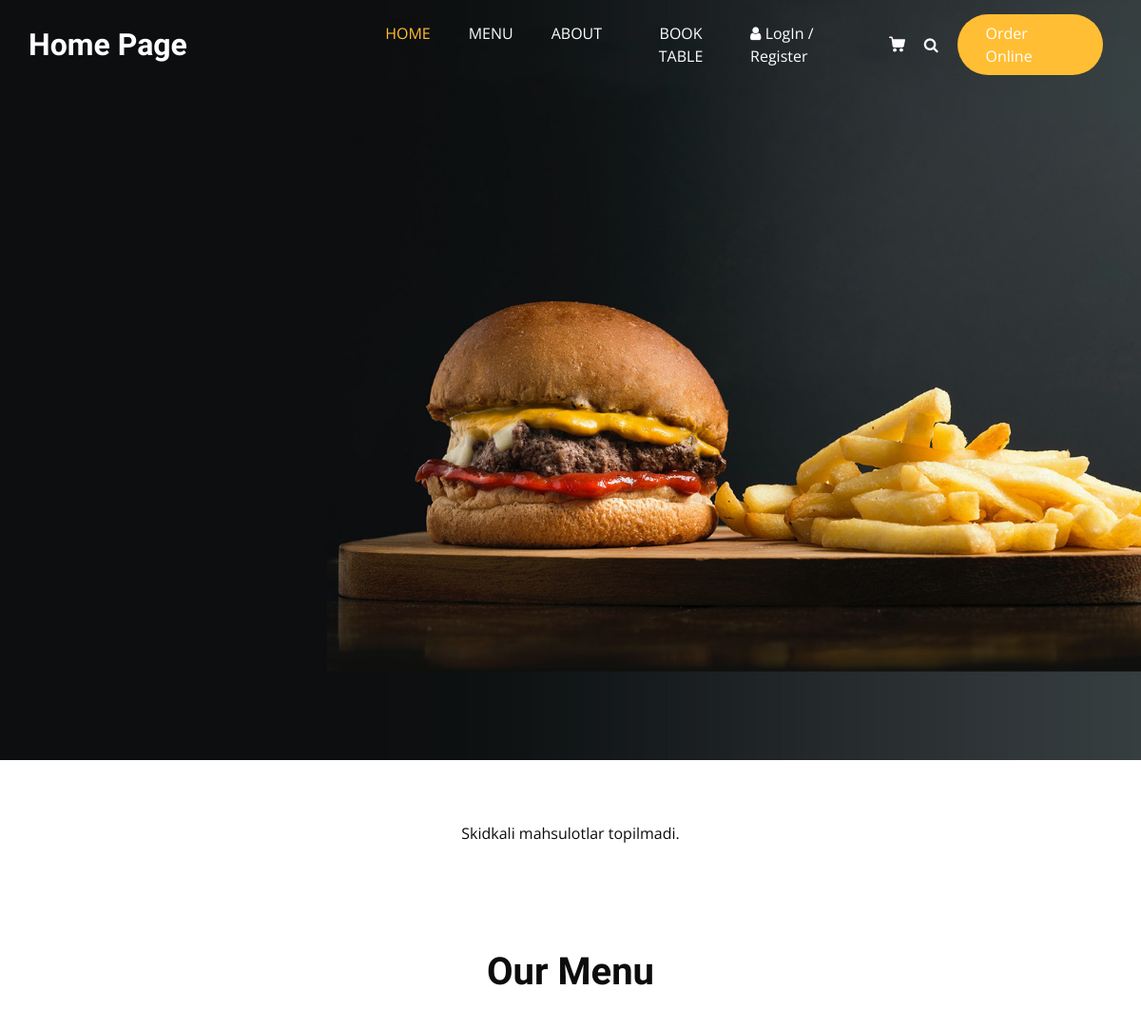
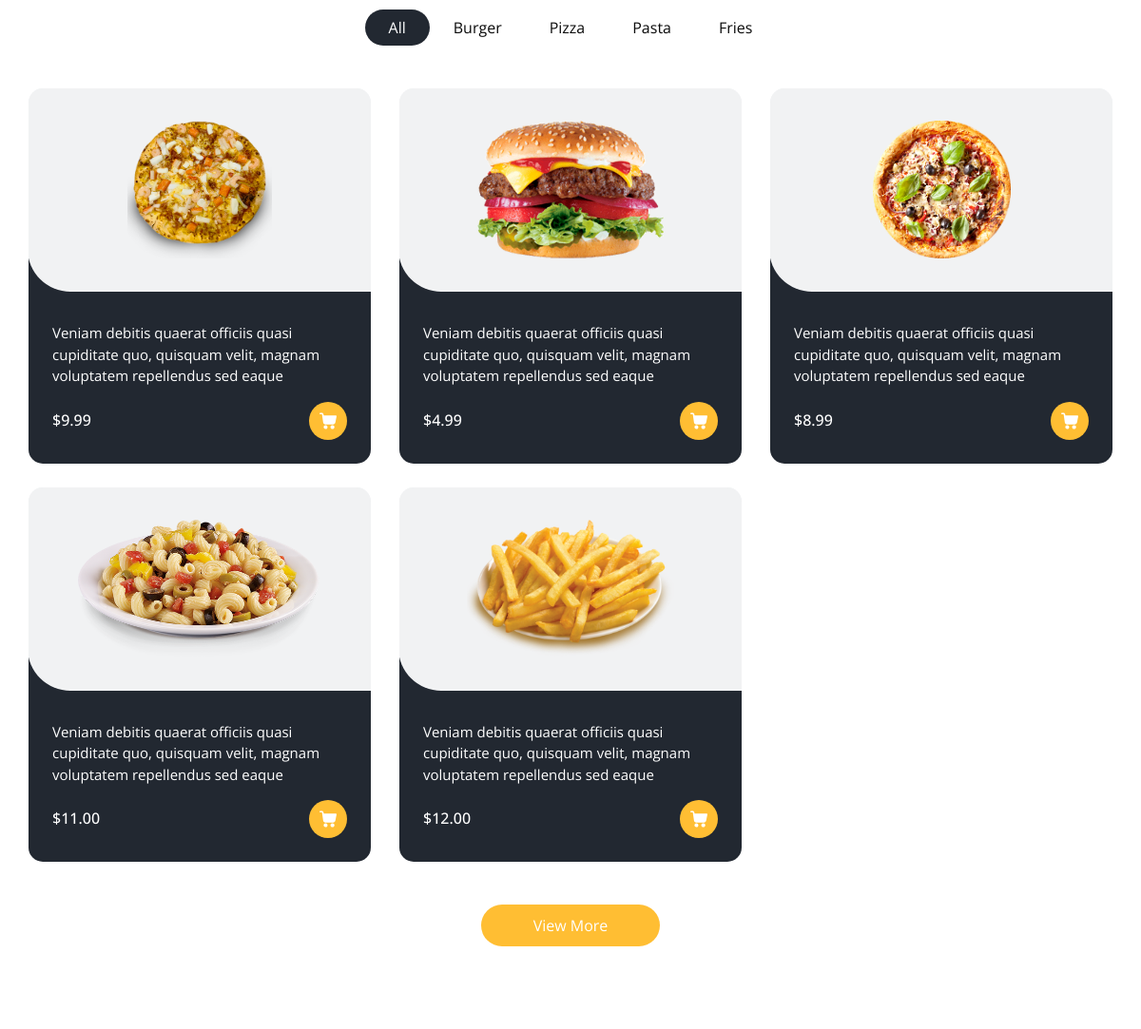
Before: / (upper part) with the older database file (2 pictures, top to bottom).
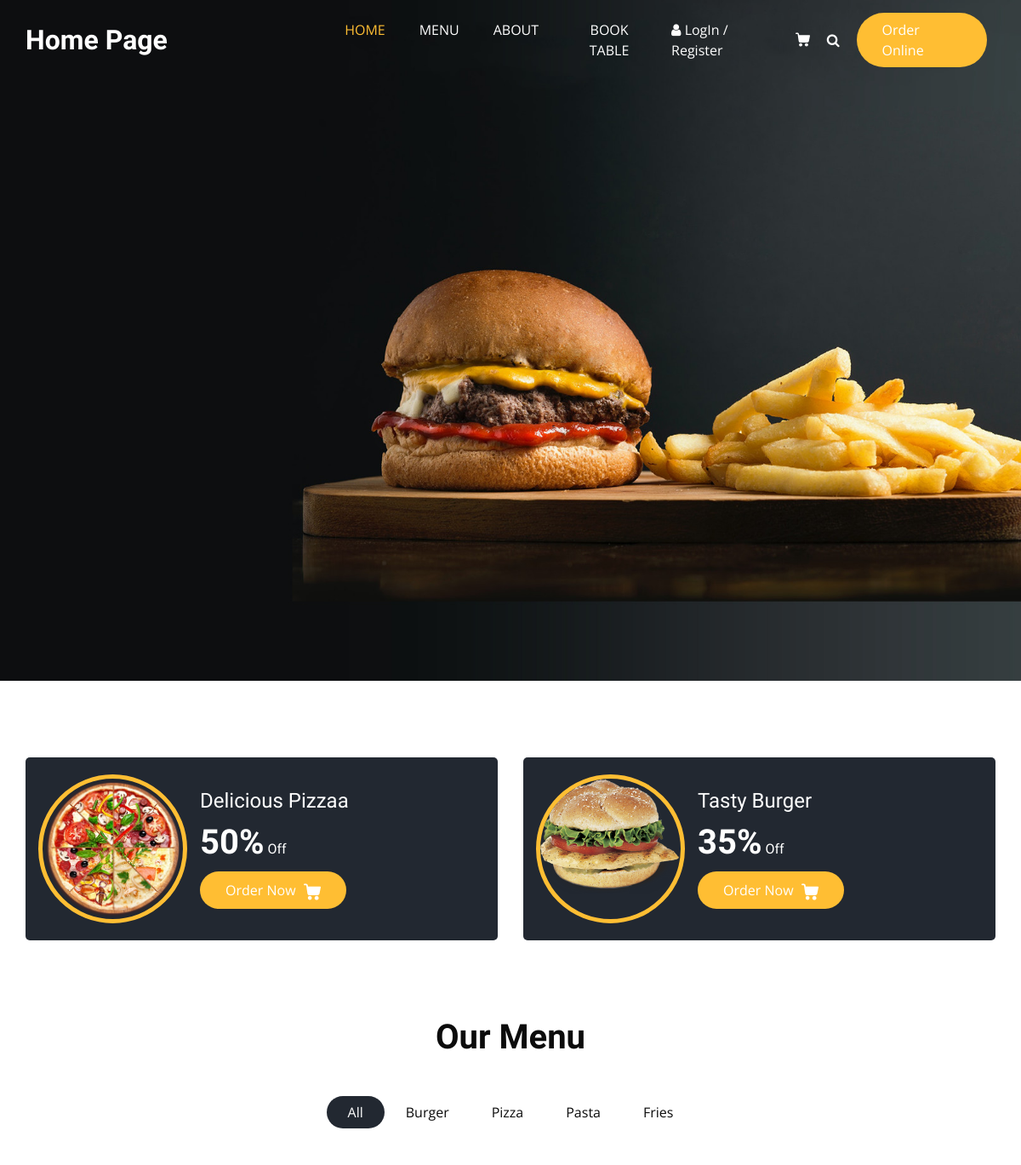
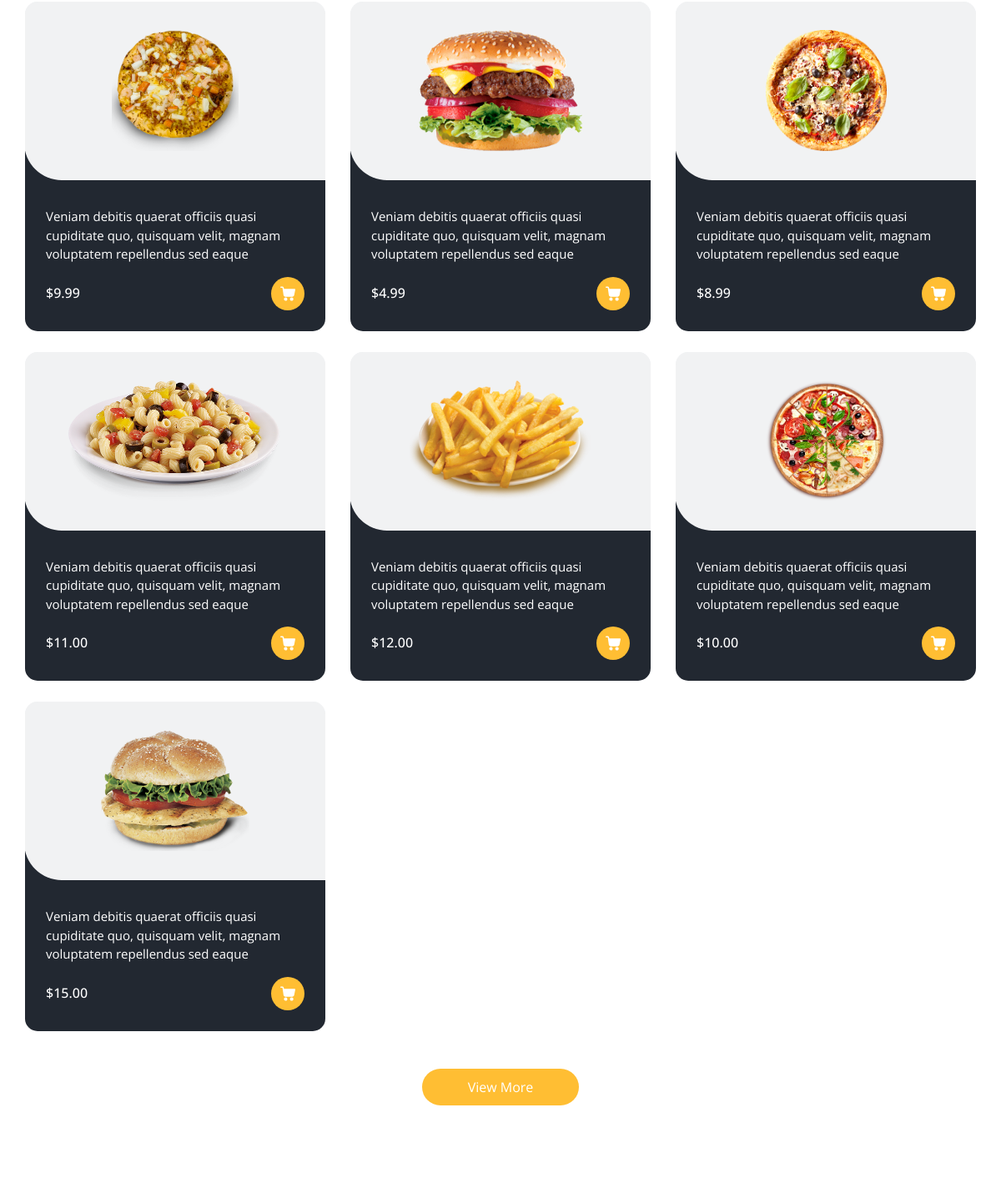
After: the same page with the newer database file (2 pictures, top to bottom).
### main/models.py (models this page shows, shortened)
class Category(models.Model):
    title = models.CharField(max_length=100, unique=True)
    description = models.TextField()

class Product(models.Model):
    title = models.CharField(max_length=255)
    image = models.ImageField(upload_to='images/products/', null=True, blank=True)
    description = models.TextField(null=True, blank=True)
    price = models.DecimalField(max_digits=10, decimal_places=2)
    discount = models.IntegerField(default=0)
    is_active = models.BooleanField(default=True)
    created_at = models.DateTimeField(auto_now_add=True)
    category = models.ForeignKey(Category, on_delete=models.SET_NULL, null=True, blank=True, related_name='products')

### main/views.py (the view)
# urls.py: path('', views.index, name='index'),
def index(request: WSGIRequest):
    sliders = HeroSlider.objects.filter(published=True)
    categories = Category.objects.all()
    products = Product.objects.filter(is_active=True)[:9]
    discounted_products = (
        Product.objects
        .filter(is_active=True, discount__gt=0)
        .order_by('-discount', '-created_at')[:2]
    )
    context = {
        'title': 'Home Page',
        'sliders': sliders,
        'categories': categories,
        'products': products,
        'discounted_products': discounted_products,
    }
    return render(request, template_name='index.html', context=context)

### templates/index.html
{% extends "base.html" %}

### templates/base.html (shortened to what this page needs)
{% load static %}
<!DOCTYPE html>
<html>
<head>
    {% include 'components/_styles.html' %}
</head>
<body>
    {% include 'components/_hero.html' %}
    {% block main %}
  {% include 'components/_offer.html' %}
  {% include 'components/_food.html' %}
  {% endblock %}
</body>
</html>

### templates/components/_icon.html (shortened to what this page needs)
{% load static %}

### templates/components/_styles.html (shortened to what this page needs)
{% load static %}
  <link rel="stylesheet" type="text/css" href="{% static 'css/bootstrap.css' %}" />
  <link rel="stylesheet" type="text/css" href="https://cdnjs.cloudflare.com/ajax/libs/OwlCarousel2/2.3.4/assets/owl.carousel.min.css" />
  <link rel="stylesheet" href="https://cdnjs.cloudflare.com/ajax/libs/jquery-nice-select/1.1.0/css/nice-select.min.css" />
  <link href="{% static 'css/font-awesome.min.css' %}" rel="stylesheet" />
  <link href="{% static 'css/style.css' %}" rel="stylesheet" />
  <link href="{% static 'css/responsive.css' %}" rel="stylesheet" />

### templates/components/_hero.html (shortened to what this page needs)
{% load static %}
  <div class="hero_area">
    <div class="bg-box">
      <img src="{% static 'images/hero-bg.jpg' %}" alt="">
    </div>
    <header class="header_section">
      <div class="container">
        <nav class="navbar navbar-expand-lg custom_nav-container ">
          <a class="navbar-brand" href="{% url 'index' %}">
            <span>
              {{ title }}
            </span>
          </a>
          <div class="collapse navbar-collapse" id="navbarSupportedContent">
            <ul class="navbar-nav  mx-auto ">
              <li class="nav-item active">
                <a class="nav-link"  href="{% url 'index' %}" >Home <span class="sr-only">(current)</span></a>
              </li>
              <li class="nav-item">
                <a class="nav-link" href="{% url 'index' %}#menu">Menu</a>
              </li>
              <li class="nav-item">
                <a class="nav-link" href="{% url 'index' %}#about">About</a>
              </li>
              <li class="nav-item">
                <a class="nav-link" href="{% url 'index' %}#book">Book Table</a>
              </li>
            </ul>
            <div class="user_option">
              {% if request.user.is_authenticated %}
              <a href="{% url 'profile' username=request.user.username %}" class="user_link">
                {{ request.user.username }}
                <i class="fa fa-user" aria-hidden="true"></i>
              </a>
              {% else %}
              <a href="{% url 'login' %}" class="user_link">
                <i class="fa fa-user" aria-hidden="true"></i>
                LogIn / Register
              </a>
              {% endif %}
              <a class="cart_link" href="#">
              </a>
              <form class="form-inline">
                <button class="btn  my-2 my-sm-0 nav_search-btn" type="submit">
                  <i class="fa fa-search" aria-hidden="true"></i>
                </button>
              </form>
              <a href="" class="order_online">
                Order Online
              </a>
            </div>
          </div>
        </nav>
      </div>
    </header>
    <section class="slider_section ">
    </section>
  </div>

### templates/components/_offer.html (shortened to what this page needs)
{% load static %}
  <section id="offer" class="offer_section layout_padding-bottom">
    <div class="offer_container">
      <div class="container ">
        <div class="row">
          {% for product in discounted_products %}
          <div class="col-md-6  ">
            <div class="box ">
              <div class="img-box">
                {% if product.image %}
                  <img src="{{ product.image.url }}" alt="{{ product.title }}">
                {% else %}
                  <img src="{% static 'images/o1.jpg' %}" alt="{{ product.title }}">
                {% endif %}
              </div>
              <div class="detail-box">
                <h5>
                  {{ product.title }}
                </h5>
                <h6>
                  <span>{{ product.discount }}%</span> Off
                </h6>
                <a href="{% url 'product_detail' product.pk %}">
                  Order Now
                </a>
              </div>
            </div>
          </div>
          {% empty %}
          <div class="col-12">
            <p style="text-align:center; margin: 20px 0;">Skidkali mahsulotlar topilmadi.</p>
          </div>
          {% endfor %}
        </div>
      </div>
    </div>
  </section>

### templates/components/_food.html (shortened to what this page needs)
{% load static %}
  <section id="menu" class="food_section layout_padding-bottom">
    <div class="container">
      <div class="heading_container heading_center">
        <h2>
          Our Menu
        </h2>
      </div>
      <ul class="filters_menu">
        <li class="active" data-filter="*">All</li>
        {% for category in categories %}
        {% if category.products.exists %}
        <li data-filter=".{{ category.pk }}">{{ category.title }}</li>
        {% endif %}
        {% endfor %}
      </ul>
      <div class="filters-content">
        <div class="row grid">
          {% for product in products %}
          <div class="col-sm-6 col-lg-4 all {{ product.category.slug }}">
            <div class="box">
              <div>
                <a href="{% url 'product_detail' product.pk %}">
                <div class="img-box">
                  {% if product.image %}
                  <img src="{{ product.image.url }}" alt="">
                  {% endif %}
                </div>
                </a>
                <div class="detail-box">
                  <p>
                    {{ product.description }}
                  </p>
                  <div class="options">
                    <h6>
                      ${{ product.price }}
                    </h6>
                    <a href="">
                    </a>
                  </div>
                </div>
              </div>
            </div>
          </div>
          {% endfor %}
        </div>
      </div>
      <div class="btn-box">
        <a href="">
          View More
        </a>
      </div>
    </div>
  </section>

### templates/components/_about.html (shortened to what this page needs)
{% load static %}

### templates/components/_book.html (shortened to what this page needs)
{% load static %}

### templates/components/_client.html (shortened to what this page needs)
{% load static %}

### templates/components/_footer.html (shortened to what this page needs)
{% load static %}

### templates/components/scripts.html (shortened to what this page needs)
{% load static %}

### staticfiles/css/responsive.css (style rules this page uses)
@media (min-width: 1200px) { .container { max-width: 1170px; } }

Changed rows visible on the page:
added Product: image (picture), title "Delicious Pizzaa", discount "50", description "Veniam debitis quaerat officiis quasi cupiditate quo, quisquam velit, magnam voluptatem repellendus sed eaque", price "10.00"
added Product: image (picture), title "Tasty Burger", discount "35", description "Veniam debitis quaerat officiis quasi cupiditate quo, quisquam velit, magnam voluptatem repellendus sed eaque", price "15.00"
Other visible differences:
text no longer shown: "Skidkali mahsulotlar topilmadi."
